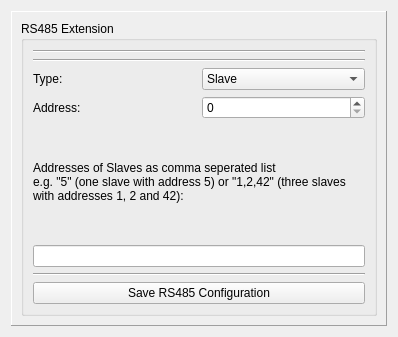
<?xml version="1.0" encoding="UTF-8"?>
<ui version="4.0">
 <class>RS485</class>
 <widget class="QWidget" name="RS485">
  <property name="geometry">
   <rect>
    <x>0</x>
    <y>0</y>
    <width>398</width>
    <height>337</height>
   </rect>
  </property>
  <property name="windowTitle">
   <string>Form</string>
  </property>
  <layout class="QVBoxLayout" name="verticalLayout">
   <item>
    <widget class="QFrame" name="frame">
     <property name="frameShape">
      <enum>QFrame::Panel</enum>
     </property>
     <property name="frameShadow">
      <enum>QFrame::Raised</enum>
     </property>
     <layout class="QHBoxLayout" name="horizontalLayout_3">
      <item>
       <widget class="QGroupBox" name="groupBox">
        <property name="title">
         <string>RS485 Extension</string>
        </property>
        <layout class="QVBoxLayout" name="verticalLayout_2">
         <item>
          <widget class="Line" name="line">
           <property name="orientation">
            <enum>Qt::Horizontal</enum>
           </property>
          </widget>
         </item>
         <item>
          <widget class="Line" name="line_2">
           <property name="orientation">
            <enum>Qt::Horizontal</enum>
           </property>
          </widget>
         </item>
         <item>
          <layout class="QHBoxLayout" name="horizontalLayout_9">
           <item>
            <widget class="QLabel" name="label_7">
             <property name="text">
              <string>Type:</string>
             </property>
            </widget>
           </item>
           <item>
            <widget class="QComboBox" name="rs485_type">
             <item>
              <property name="text">
               <string>Slave</string>
              </property>
             </item>
             <item>
              <property name="text">
               <string>Master</string>
              </property>
             </item>
            </widget>
           </item>
          </layout>
         </item>
         <item>
          <layout class="QHBoxLayout" name="horizontalLayout">
           <item>
            <widget class="QLabel" name="label">
             <property name="text">
              <string>Address:</string>
             </property>
            </widget>
           </item>
           <item>
            <widget class="QSpinBox" name="address_spinbox">
             <property name="maximum">
              <number>255</number>
             </property>
            </widget>
           </item>
          </layout>
         </item>
         <item>
          <layout class="QHBoxLayout" name="horizontalLayout_2">
           <item>
            <widget class="QLabel" name="label_slave_address">
             <property name="minimumSize">
              <size>
               <width>0</width>
               <height>60</height>
              </size>
             </property>
             <property name="text">
              <string>Addresses of Slaves as comma seperated list
e.g. &quot;5&quot; (one slave with address 5) or &quot;1,2,42&quot; (three slaves with addresses 1, 2 and 42):</string>
             </property>
             <property name="wordWrap">
              <bool>true</bool>
             </property>
            </widget>
           </item>
          </layout>
         </item>
         <item>
          <widget class="QLineEdit" name="lineedit_slave_address"/>
         </item>
         <item>
          <widget class="Line" name="line_3">
           <property name="orientation">
            <enum>Qt::Horizontal</enum>
           </property>
          </widget>
         </item>
         <item>
          <widget class="QPushButton" name="save_button">
           <property name="text">
            <string>Save RS485 Configuration</string>
           </property>
          </widget>
         </item>
        </layout>
       </widget>
      </item>
     </layout>
    </widget>
   </item>
  </layout>
 </widget>
 <resources/>
 <connections/>
</ui>
